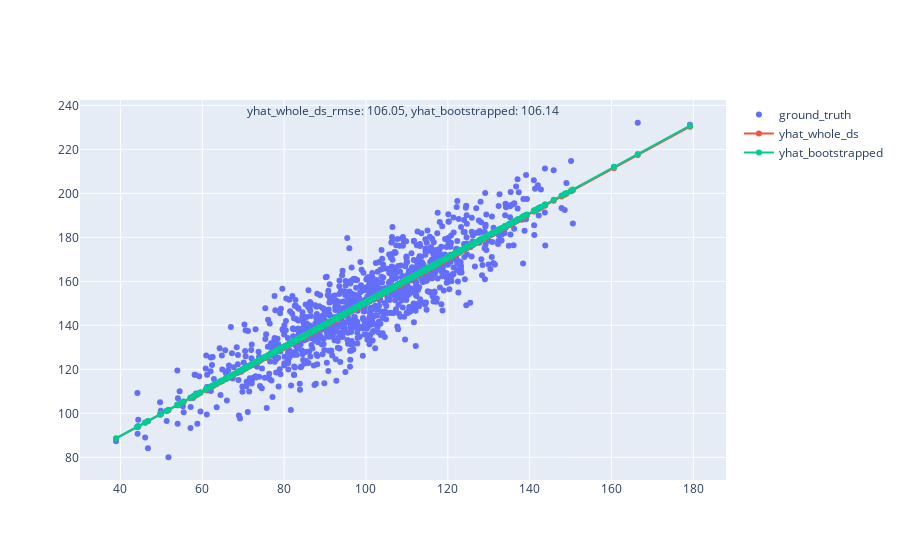

Write notebook code for a chart like this one.
### Markdown cell above
We now train with the whole dataset, but the sample sizes in the bootstrapping methodology uses 100-sized samples:
 WITH WHOLE DATASET

### Code cell
b1, b0, r_value, p_value, std_err = linregress(x, y)
yhat_whole_ds = b0 + b1 * x

### WITH BOOTSTRAP SAMPLES 
regression_scores = list()
for _ in range(100):
    # bootstrap sample
    indices = randint(0, 1000, 100)
    x_sample = x[indices]
    y_sample = y[indices]
    
    # simple linear regression model
    b1_sample, b0_sample, r_value, p_value, std_err = linregress(x_sample, y_sample)
    regression_scores.append([b1_sample, b0_sample])

b0_scores = np.array(regression_scores)[:, 1]
b1_scores = np.array(regression_scores)[:, 0]
b0_estimate = median(b0_scores)
b1_estimate = median(b1_scores)

yhat_bootstrapped = b0_estimate + b1_estimate * x

### MODELS VALIDATION
from sklearn.metrics import mean_squared_error

yhat_whole_ds_rmse = mean_squared_error(y, yhat_whole_ds).round(2)
yhat_bootstrapped_rmse = mean_squared_error(y, yhat_bootstrapped).round(2)

### PLOTS
import plotly.graph_objects as go

fig = go.Figure()
# Add traces
fig.add_trace(go.Scatter(x=x, y=y,
                    mode='markers',
                    name='ground_truth'))
fig.add_trace(go.Scatter(x=x, y=yhat_whole_ds,
                    mode='lines+markers',
                    name='yhat_whole_ds'))
fig.add_trace(go.Scatter(x=x, y=yhat_bootstrapped,
                    mode='lines+markers',
                    name='yhat_bootstrapped'))
fig.update_layout(annotations=[dict(xref='paper',
                                    yref='paper',
                                    x=0.5, y=1,
                                    showarrow=False,
                                    text='yhat_whole_ds_rmse: {}, yhat_bootstrapped: {}'.format(yhat_whole_ds_rmse, 
                                                                                                yhat_bootstrapped_rmse))])

fig.show()

### Figure 1 — Plotly figure (JSON) as saved in the notebook; plotly's stock layout.template omitted (floating-point values rounded to 4 significant figures; data arrays with more than 128 entries replaced by an {"elided": "..."} marker saying what was removed)
{"data": [{"mode": "markers", "name": "ground_truth", "type": "scatter", "x": {"elided": "1000 float values"}, "y": {"elided": "1000 float values"}}, {"mode": "lines+markers", "name": "yhat_whole_ds", "type": "scatter", "x": {"elided": "1000 float values"}, "y": {"elided": "1000 float values"}}, {"mode": "lines+markers", "name": "yhat_bootstrapped", "type": "scatter", "x": {"elided": "1000 float values"}, "y": {"elided": "1000 float values"}}], "layout": {"annotations": [{"showarrow": false, "text": "yhat_whole_ds_rmse: 106.05, yhat_bootstrapped: 106.14", "x": 0.5, "xref": "paper", "y": 1, "yref": "paper"}]}}
